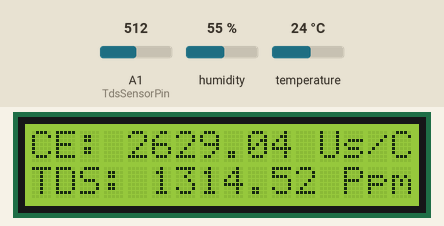
Recording of a sketch running on a simulated Arduino Uno, built with avr-gcc and run on an emulated ATmega328P. On the bench: 16×2 character LCD. Inputs (shaded band) come from the test bench; at power-on: humidity 55 %, A1 (TdsSensorPin) = 512, temperature 24 °C. What the sketch prints to the serial monitor is not drawn.

Above: at 3.2 s.
3.3 s: humidity set to 22 %
At 5.2 s:
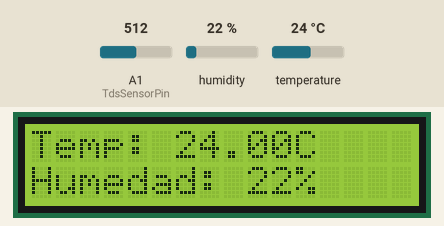
13.4 s: A1 (TdsSensorPin) set to 716
At 14.7 s:
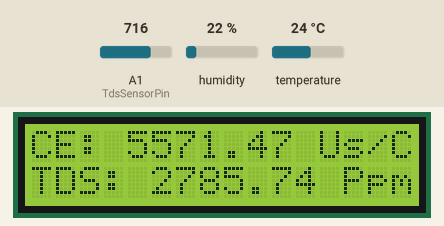
18.3 s: temperature set to 12 °C
At 20.8 s:
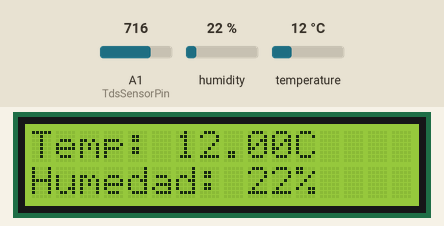
24.0 s: A1 (TdsSensorPin) set to 900
At 27.7 s:
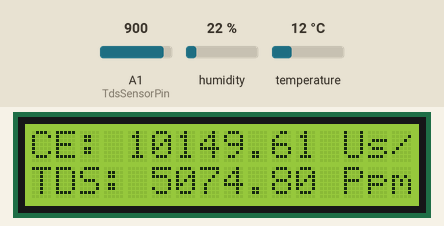
30.2 s: humidity set to 40 %
At 33.8 s:
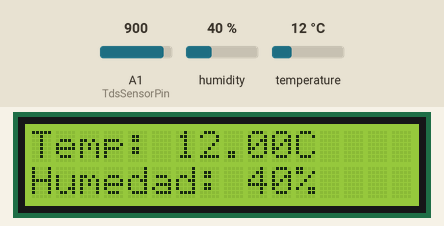
36.3 s: A1 (TdsSensorPin) set to 1023
At 39.5 s:
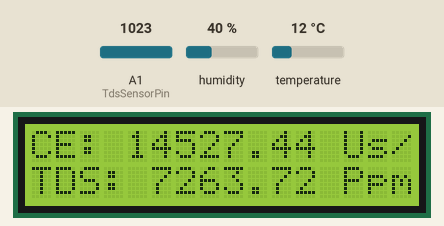
Timing chart, 0 to 41.0 s (numbered marks = the images above; inputs shaded):
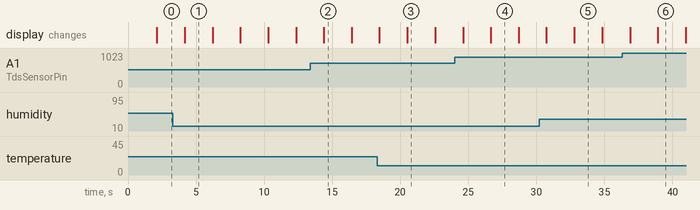

Measured:
- after the input at 3.3 s, the display: changes after 0.88 s (image 1)
- after the input at 13.4 s, the display: changes after 0.99 s (image 2)
- after the input at 18.3 s, the display: first differs from a run without the input after 2.2 s (image 3)
- after the input at 24.0 s, the display: first differs from a run without the input after 2.7 s (image 4)
- after the input at 30.2 s, the display: first differs from a run without the input after 2.6 s (image 5)
- after the input at 36.3 s, the display: first differs from a run without the input after 2.6 s (image 6)
- what the display in image 1 shows lasts 2.0 s, from 4.2 s to 6.2 s

The sketch:

TDSsensorTempHumDht11Lcdi2c.ino
```cpp
 /***********Notice and Trouble shooting***************
 1. This code is tested on Arduino Uno with Arduino IDE 1.0.5 r2 and 1.8.2.
 2. Calibration CMD:
     enter -> enter the calibration mode
     cal:tds value -> calibrate with the known tds value(25^c). e.g.cal:707
     exit -> save the parameters and exit the calibration mode
 ****************************************************/
#include <LiquidCrystal_I2C.h>
#include <Wire.h>
#include <EEPROM.h>
#include "GravityTDS.h"
#include <DHT.h>
#include <DHT_U.h>

#define TdsSensorPin A1
#define Type DHT11
int dhtPin = 7;
DHT HT(dhtPin, Type);
int humidity;
float tempC;
float tempF;
int dt = 2000;

GravityTDS gravityTds;
LiquidCrystal_I2C lcd(0x27, 16, 2);
float temperature = 25,tdsValue = 0;

void setup()
{
    Serial.begin(115200);
    HT.begin();
    gravityTds.setPin(TdsSensorPin);
    gravityTds.setAref(5.0);  //reference voltage on ADC, default 5.0V on Arduino UNO
    gravityTds.setAdcRange(1024);  //1024 for 10bit ADC;4096 for 12bit ADC
    gravityTds.begin();  //initialization
    lcd.init();
    lcd.backlight();
    lcd.setCursor(0, 0);
    lcd.print("Conductividad E ");
    lcd.setCursor(0, 1);
    lcd.print("  TDS ");
    delay(2000);
}

void loop()
{
    //temperature = readTemperature();  //add your temperature sensor and read it
    gravityTds.setTemperature(temperature);  // set the temperature and execute temperature compensation
    gravityTds.update();  //sample and calculate
    tdsValue = gravityTds.getTdsValue();  // then get the value
    Serial.print(tdsValue,0);
    Serial.println(" ppm");
    Serial.print(tdsValue*2);
    Serial.println(" Us/Cm");
    lcd.clear();
    lcd.setCursor(0, 0);
    lcd.print("CE: ");
    lcd.print(tdsValue*2);
    lcd.print(" Us/Cm");
    lcd.setCursor(0, 1);
    lcd.print("TDS: ");
    lcd.print(tdsValue);
    lcd.print(" Ppm");
    delay(dt);
    //DHT11
    humidity = HT.readHumidity();
    tempC=HT.readTemperature();
    tempF=HT.readTemperature(true);
    lcd.clear();
    lcd.setCursor(0, 0);
    lcd.print("Temp: ");
    lcd.print(tempC);
    lcd.print("C");
    lcd.setCursor(0, 1);
    lcd.print("Humedad: ");
    lcd.print(humidity);
    lcd.print("%");

  Serial.print("Humedad Relativa: ");
  Serial.print(humidity);
  Serial.print(" %");
  Serial.print(" Temperatura: ");
  Serial.print(tempC);
  Serial.print(" °C/ ");
  Serial.print(tempF);
  Serial.println(" °F ");
  delay(dt);

}
```
